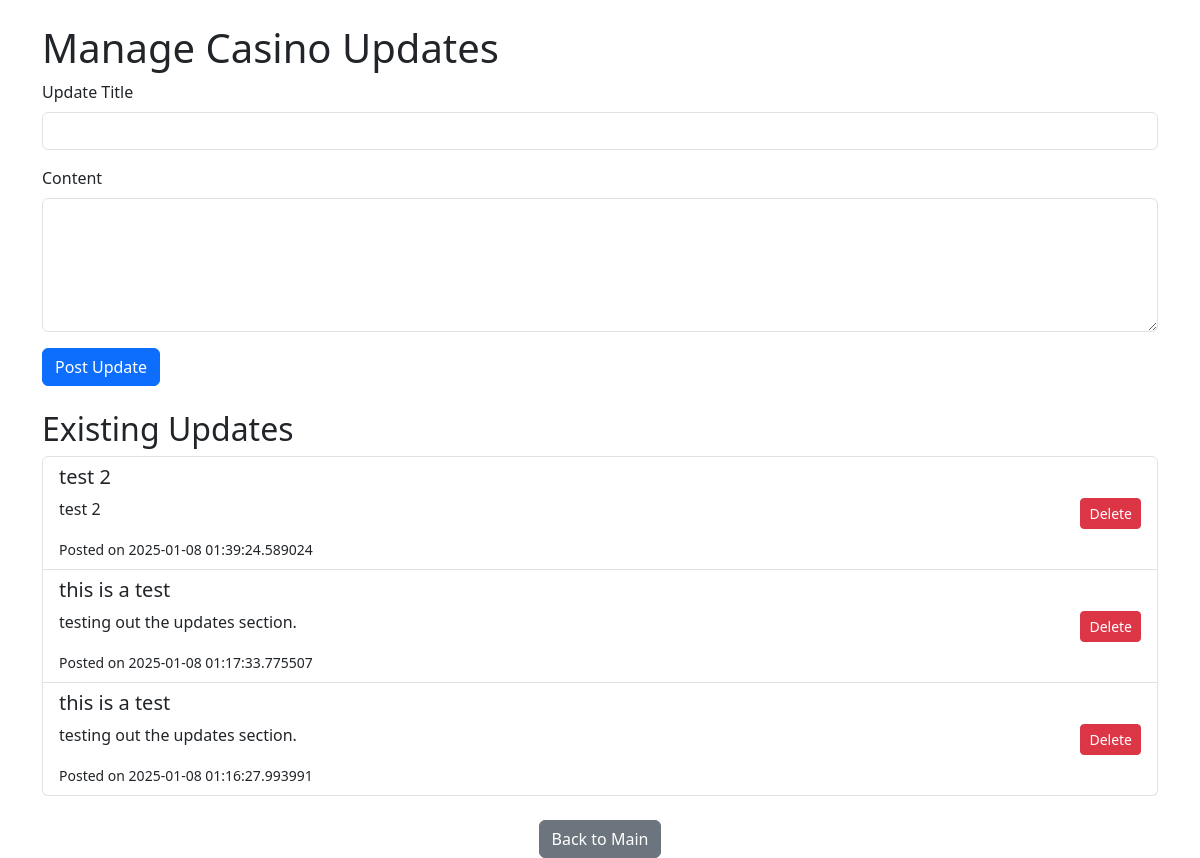
Page /admin/updates (signed in) on the earlier database version.
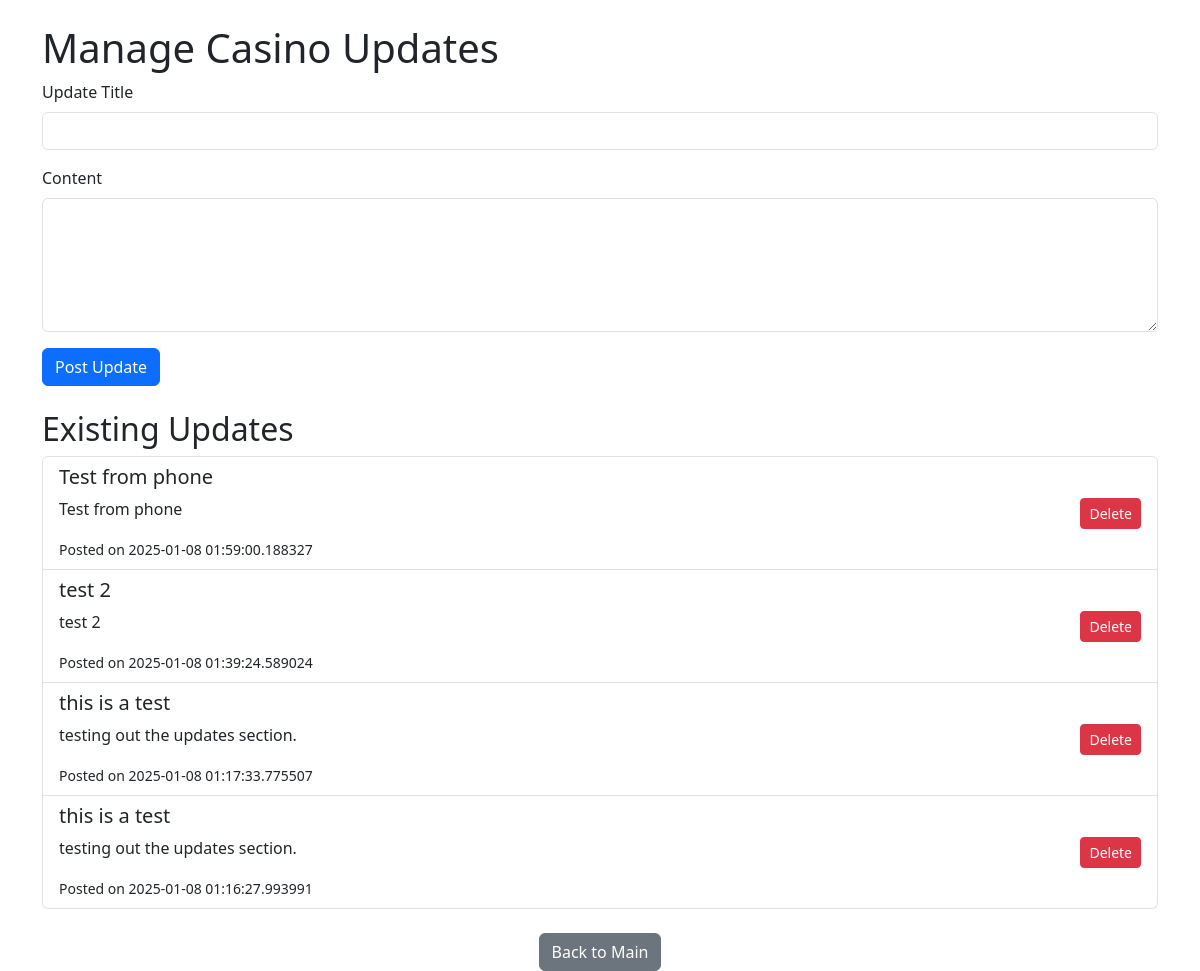
Same page on the later database version.
### app.py (models this page shows)
class CasinoUpdate(db.Model):
    id = db.Column(db.Integer, primary_key=True)
    title = db.Column(db.String(100), nullable=False)
    content = db.Column(db.Text, nullable=False)
    date_posted = db.Column(db.DateTime, default=datetime.utcnow)

### app.py (the view, shortened to what this page needs)
@app.route('/admin/updates', methods=['GET', 'POST'])
def manage_updates():
    if session.get('user_role') != 'admin':
        flash('Access denied. Please log in as admin.', 'danger')
        return redirect('/login')
    updates = CasinoUpdate.query.order_by(CasinoUpdate.date_posted.desc()).all()
    return render_template('manage_updates.html', updates=updates)

### templates/manage_updates.html (shortened to what this page needs)
<!DOCTYPE html>
<html lang="en">
<head>
    <link rel="stylesheet" href="https://cdn.jsdelivr.net/npm/bootstrap@5.3.0/dist/css/bootstrap.min.css">
</head>
<body class="container">
    <h1 class="mt-4">Manage Casino Updates</h1>
    <form method="POST" class="mb-4">
        <div class="mb-3">
            <label for="title" class="form-label">Update Title</label>
            <input type="text" name="title" id="title" class="form-control" required>
        </div>
        <div class="mb-3">
            <label for="content" class="form-label">Content</label>
            <textarea name="content" id="content" class="form-control" rows="5" required></textarea>
        </div>
        <button type="submit" class="btn btn-primary">Post Update</button>
    </form>
    <h2>Existing Updates</h2>
    <ul class="list-group">
        {% for update in updates %}
        <li class="list-group-item d-flex justify-content-between align-items-center">
            <div>
                <h5>{{ update.title }}</h5>
                <p>{{ update.content }}</p>
                <small>Posted on {{ update.date_posted }}</small>
            </div>
            <form method="POST" action="/admin/updates/delete/{{ update.id }}">
                <button type="submit" class="btn btn-danger btn-sm">Delete</button>
            </form>
        </li>
        {% endfor %}
    </ul>
    <div class="text-center mt-4">
        <a href="/" class="btn btn-secondary">Back to Main</a>
    </div>
</body>
</html>

Differences in the rows shown:
added CasinoUpdate: title "Test from phone", content "Test from phone", date_posted "2025-01-08 01:59:00.188327"
